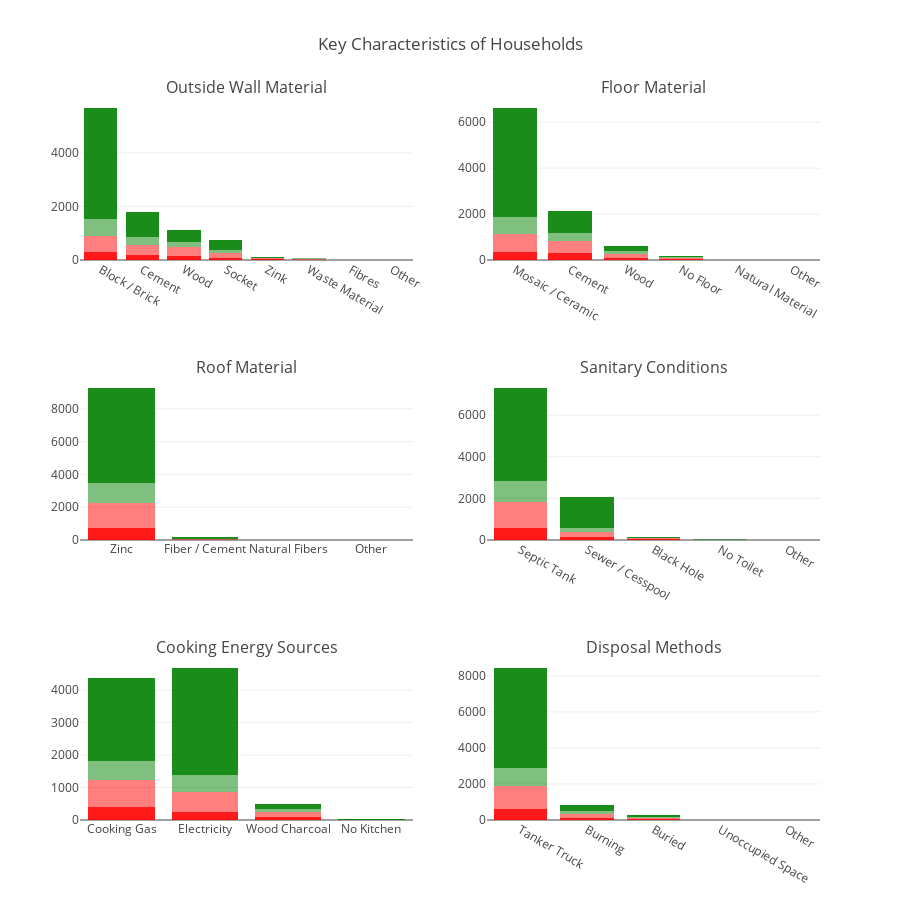

Notebook code cell kept with this figure:
### Markdown cell above
### Household Materials and Methods

### Code cell
def find_prominent(row,mats):
    
    for c in mats:
        if row[c] == 1:
            return c
    return

def combine(starter,colname,title,replacemap):
    mats = [c for c in train.columns if c.startswith(starter)]
    train[colname] = train.apply(lambda row:find_prominent(row,mats),axis=1)
    train[colname] = train[colname].apply(lambda x:replacemap[x] if x != None else x)
    
    om1 = train[train['Target'] == 1][colname].value_counts().to_frame()
    om2 = train[train['Target'] == 2][colname].value_counts().to_frame()
    om3 = train[train['Target'] == 3][colname].value_counts().to_frame()
    om4 = train[train['Target'] == 4][colname].value_counts().to_frame()
    
    trace1 = go.Bar(y=om1[colname],x=om1.index,name='Extereme',marker=dict(color='red',opacity=0.9))
    trace2 = go.Bar(y=om2[colname],x=om2.index,name='Moderate',marker=dict(color='red',opacity=0.5))
    trace3 = go.Bar(y=om3[colname],x=om3.index,name='Vulnerable',marker=dict(color='green',opacity=0.5))
    trace4 = go.Bar(y=om4[colname],x=om4.index,name='NonVulnerable',marker=dict(color='green',opacity=0.9))
    
    return [trace1,trace2,trace3,trace4]

titles = ['Outside Wall Material','Floor Material','Roof Material','Sanitary Conditions','Cooking Energy Sources',
         'Disposal Methods']
fig = tools.make_subplots(rows=3,cols=2,print_grid=False,subplot_titles=titles)

### outside material
flr = {'paredblolad':'Block / Brick','paredpreb':'Cement','paredmad':'Wood','paredzocalo':'Socket',
       'pareddes':'Waste Material','paredfibras':'Fibres','paredother':'Other','paredzinc':'Zink'}
res = combine('pared','outside_material','Predominanat Material of the External Walls',flr)

for r in res:
    fig.append_trace(r,1,1)
    
### floor material 
flr = {'pisomoscer':'Mosaic / Ceramic','pisocemento':'Cement','pisoother':'Other','pisomadera':'Wood',
       'pisonotiene':'No Floor','pisonatur':'Natural Material'}
res = combine('piso','floor_material','Floor Material of the Households',flr)
for r in res:
    fig.append_trace(r,1,2)

### roof material
flr = {'techozinc':'Zinc','techoentrepiso':'Fiber / Cement','techocane':'Natural Fibers','techootro':'Other'}
res = combine('techo','roof material','Roof Material of the Households',flr)
for r in res:
    fig.append_trace(r,2,1)
    
### Sanitary Conditions
flr = {'sanitario1':'No Toilet','sanitario2':'Sewer / Cesspool','sanitario3':'Septic Tank',
       'sanitario5':'Black Hole','sanitario6':'Other'}
res = combine('sanitario','Sanitary Conditions','Sanitary Conditions of the Households',flr)
for r in res:
    fig.append_trace(r,2,2)
    
### Cooking Energy Sources
flr = {'energcocinar1':'No Kitchen','energcocinar2':'Electricity','energcocinar3':'Cooking Gas',
       'energcocinar4':'Wood Charcoal'}
res = combine('energcocinar','Cooking Energy Sources','Cooking Energy Sources of the Households',flr)
for r in res:
    fig.append_trace(r,3,1)
    
### Disposal Methods
flr = {'elimbasu1':'Tanker Truck','elimbasu2':'Buried','elimbasu3':'Burning',
       'elimbasu4':'Unoccupied Space','elimbasu5':'River','elimbasu6':'Other'}
res = combine('elimbasu','Disposal Methods','Disposal Methods of the Households',flr)
for r in res:
    fig.append_trace(r,3,2)
    
fig['layout'].update(height=900,title='Key Characteristics of Households',barmode='stack',
                     showlegend=False)
iplot(fig)

### Figure 1 — Plotly figure (JSON) as saved in the notebook; plotly's stock layout.template omitted (floating-point values rounded to 4 significant figures)
{"data": [{"marker": {"color": "red", "opacity": 0.9}, "name": "Extereme", "type": "bar", "uid": "557962b8-f7e0-4c4a-bdc9-416ff8f3d888", "x": ["Block / Brick", "Cement", "Wood", "Socket", "Zink", "Waste Material", "Fibres"], "xaxis": "x", "y": [295, 187, 154, 81, 24, 12, 2], "yaxis": "y"}, {"marker": {"color": "red", "opacity": 0.5}, "name": "Moderate", "type": "bar", "uid": "b146b731-38f0-4bbf-8c19-bd27cb5baed2", "x": ["Block / Brick", "Cement", "Wood", "Socket", "Waste Material", "Zink", "Fibres", "Other"], "xaxis": "x", "y": [609, 392, 327, 181, 42, 34, 7, 5], "yaxis": "y"}, {"marker": {"color": "green", "opacity": 0.5}, "name": "Vulnerable", "type": "bar", "uid": "276ce507-ec62-4810-b8fa-f6a87b63e8f5", "x": ["Block / Brick", "Cement", "Wood", "Socket", "Waste Material", "Zink"], "xaxis": "x", "y": [620, 282, 174, 118, 11, 4], "yaxis": "y"}, {"marker": {"color": "green", "opacity": 0.9}, "name": "NonVulnerable", "type": "bar", "uid": "584f690c-8605-4e14-b8ff-351187e6ed02", "x": ["Block / Brick", "Cement", "Wood", "Socket", "Zink", "Waste Material", "Other", "Fibres"], "xaxis": "x", "y": [4153, 936, 450, 363, 63, 17, 9, 5], "yaxis": "y"}, {"marker": {"color": "red", "opacity": 0.9}, "name": "Extereme", "type": "bar", "uid": "b76fe6d5-afc7-4c4c-a5fa-d0187d21839d", "x": ["Mosaic / Ceramic", "Cement", "Wood", "No Floor", "Natural Material"], "xaxis": "x2", "y": [352, 285, 84, 33, 1], "yaxis": "y2"}, {"marker": {"color": "red", "opacity": 0.5}, "name": "Moderate", "type": "bar", "uid": "9fefbc30-86ea-4be0-bd43-762902118b3e", "x": ["Mosaic / Ceramic", "Cement", "Wood", "No Floor", "Natural Material"], "xaxis": "x2", "y": [789, 561, 176, 62, 9], "yaxis": "y2"}, {"marker": {"color": "green", "opacity": 0.5}, "name": "Vulnerable", "type": "bar", "uid": "bae5b39d-bf08-45d9-b222-71d85bb4c4d9", "x": ["Mosaic / Ceramic", "Cement", "Wood", "No Floor"], "xaxis": "x2", "y": [738, 334, 114, 23], "yaxis": "y2"}, {"marker": {"color": "green", "opacity": 0.9}, "name": "NonVulnerable", "type": "bar", "uid": "b5822c8c-4f15-4aef-a1ac-7e58dca2469f", "x": ["Mosaic / Ceramic", "Cement", "Wood", "No Floor", "Other"], "xaxis": "x2", "y": [4742, 950, 256, 39, 9], "yaxis": "y2"}, {"marker": {"color": "red", "opacity": 0.9}, "name": "Extereme", "type": "bar", "uid": "366775cc-d08b-427a-a2b1-3278bdaf717f", "x": ["Zinc", "Fiber / Cement", "Natural Fibers"], "xaxis": "x3", "y": [726, 12, 7], "yaxis": "y3"}, {"marker": {"color": "red", "opacity": 0.5}, "name": "Moderate", "type": "bar", "uid": "981928a8-b181-4269-b06c-1f61bdc8dacb", "x": ["Zinc", "Fiber / Cement", "Natural Fibers"], "xaxis": "x3", "y": [1523, 26, 8], "yaxis": "y3"}, {"marker": {"color": "green", "opacity": 0.5}, "name": "Vulnerable", "type": "bar", "uid": "45a57f3b-9442-4e6b-9fe3-c1d0140696ee", "x": ["Zinc", "Fiber / Cement", "Natural Fibers"], "xaxis": "x3", "y": [1199, 5, 3], "yaxis": "y3"}, {"marker": {"color": "green", "opacity": 0.9}, "name": "NonVulnerable", "type": "bar", "uid": "a5516039-a728-4023-8e52-6df623a6eef5", "x": ["Zinc", "Fiber / Cement", "Other", "Natural Fibers"], "xaxis": "x3", "y": [5823, 126, 21, 12], "yaxis": "y3"}, {"marker": {"color": "red", "opacity": 0.9}, "name": "Extereme", "type": "bar", "uid": "084885cc-09be-46d0-b278-212db6005c96", "x": ["Septic Tank", "Sewer / Cesspool", "Black Hole", "No Toilet", "Other"], "xaxis": "x4", "y": [591, 121, 35, 7, 1], "yaxis": "y4"}, {"marker": {"color": "red", "opacity": 0.5}, "name": "Moderate", "type": "bar", "uid": "caecd405-a671-4939-906e-49b8c4dd8f23", "x": ["Septic Tank", "Sewer / Cesspool", "Black Hole", "No Toilet", "Other"], "xaxis": "x4", "y": [1250, 278, 47, 12, 10], "yaxis": "y4"}, {"marker": {"color": "green", "opacity": 0.5}, "name": "Vulnerable", "type": "bar", "uid": "688f2980-cbcf-4ac0-8dd0-ce6b03a72a60", "x": ["Septic Tank", "Sewer / Cesspool", "Black Hole", "No Toilet"], "xaxis": "x4", "y": [1012, 157, 31, 9], "yaxis": "y4"}, {"marker": {"color": "green", "opacity": 0.9}, "name": "NonVulnerable", "type": "bar", "uid": "98335f09-a045-4881-8abd-a9d8152f8fee", "x": ["Septic Tank", "Sewer / Cesspool", "Black Hole", "Other", "No Toilet"], "xaxis": "x4", "y": [4451, 1489, 34, 13, 9], "yaxis": "y4"}, {"marker": {"color": "red", "opacity": 0.9}, "name": "Extereme", "type": "bar", "uid": "60bb164e-e99d-42ad-854b-a1baceaa0480", "x": ["Cooking Gas", "Electricity", "Wood Charcoal", "No Kitchen"], "xaxis": "x5", "y": [404, 246, 98, 7], "yaxis": "y5"}, {"marker": {"color": "red", "opacity": 0.5}, "name": "Moderate", "type": "bar", "uid": "5d8c8d1a-5ad9-42c6-8f27-87b8f45ef41c", "x": ["Cooking Gas", "Electricity", "Wood Charcoal", "No Kitchen"], "xaxis": "x5", "y": [820, 623, 151, 3], "yaxis": "y5"}, {"marker": {"color": "green", "opacity": 0.5}, "name": "Vulnerable", "type": "bar", "uid": "d3065d88-8f7b-4608-8650-89c6c73ee893", "x": ["Cooking Gas", "Electricity", "Wood Charcoal", "No Kitchen"], "xaxis": "x5", "y": [600, 526, 80, 3], "yaxis": "y5"}, {"marker": {"color": "green", "opacity": 0.9}, "name": "NonVulnerable", "type": "bar", "uid": "1c1f24d1-44a0-44aa-aee8-826cf3deff3b", "x": ["Electricity", "Cooking Gas", "Wood Charcoal", "No Kitchen"], "xaxis": "x5", "y": [3284, 2557, 150, 5], "yaxis": "y5"}, {"marker": {"color": "red", "opacity": 0.9}, "name": "Extereme", "type": "bar", "uid": "8c590482-d3ee-4b26-80c4-fe83d3e4809f", "x": ["Tanker Truck", "Burning", "Buried"], "xaxis": "x6", "y": [605, 115, 35], "yaxis": "y6"}, {"marker": {"color": "red", "opacity": 0.5}, "name": "Moderate", "type": "bar", "uid": "adaea6f9-123e-422f-8c4f-a8b327e9ee7e", "x": ["Tanker Truck", "Burning", "Buried", "Unoccupied Space"], "xaxis": "x6", "y": [1282, 222, 82, 11], "yaxis": "y6"}, {"marker": {"color": "green", "opacity": 0.5}, "name": "Vulnerable", "type": "bar", "uid": "e90777ad-b225-4b9b-874b-71812c514844", "x": ["Tanker Truck", "Burning", "Buried", "Unoccupied Space"], "xaxis": "x6", "y": [1010, 153, 43, 3], "yaxis": "y6"}, {"marker": {"color": "green", "opacity": 0.9}, "name": "NonVulnerable", "type": "bar", "uid": "3c18012a-6ae5-41e1-81c4-0ea1c95ca645", "x": ["Tanker Truck", "Burning", "Buried", "Other"], "xaxis": "x6", "y": [5539, 318, 127, 12], "yaxis": "y6"}], "layout": {"annotations": [{"font": {"size": 16}, "showarrow": false, "text": "Outside Wall Material", "x": 0.225, "xanchor": "center", "xref": "paper", "y": 1, "yanchor": "bottom", "yref": "paper"}, {"font": {"size": 16}, "showarrow": false, "text": "Floor Material", "x": 0.775, "xanchor": "center", "xref": "paper", "y": 1, "yanchor": "bottom", "yref": "paper"}, {"font": {"size": 16}, "showarrow": false, "text": "Roof Material", "x": 0.225, "xanchor": "center", "xref": "paper", "y": 0.6111, "yanchor": "bottom", "yref": "paper"}, {"font": {"size": 16}, "showarrow": false, "text": "Sanitary Conditions", "x": 0.775, "xanchor": "center", "xref": "paper", "y": 0.6111, "yanchor": "bottom", "yref": "paper"}, {"font": {"size": 16}, "showarrow": false, "text": "Cooking Energy Sources", "x": 0.225, "xanchor": "center", "xref": "paper", "y": 0.2222, "yanchor": "bottom", "yref": "paper"}, {"font": {"size": 16}, "showarrow": false, "text": "Disposal Methods", "x": 0.775, "xanchor": "center", "xref": "paper", "y": 0.2222, "yanchor": "bottom", "yref": "paper"}], "barmode": "stack", "height": 900, "showlegend": false, "title": "Key Characteristics of Households", "xaxis": {"anchor": "y", "domain": [0, 0.45]}, "xaxis2": {"anchor": "y2", "domain": [0.55, 1]}, "xaxis3": {"anchor": "y3", "domain": [0, 0.45]}, "xaxis4": {"anchor": "y4", "domain": [0.55, 1]}, "xaxis5": {"anchor": "y5", "domain": [0, 0.45]}, "xaxis6": {"anchor": "y6", "domain": [0.55, 1]}, "yaxis": {"anchor": "x", "domain": [0.7778, 1]}, "yaxis2": {"anchor": "x2", "domain": [0.7778, 1]}, "yaxis3": {"anchor": "x3", "domain": [0.3889, 0.6111]}, "yaxis4": {"anchor": "x4", "domain": [0.3889, 0.6111]}, "yaxis5": {"anchor": "x5", "domain": [0, 0.2222]}, "yaxis6": {"anchor": "x6", "domain": [0, 0.2222]}}}
